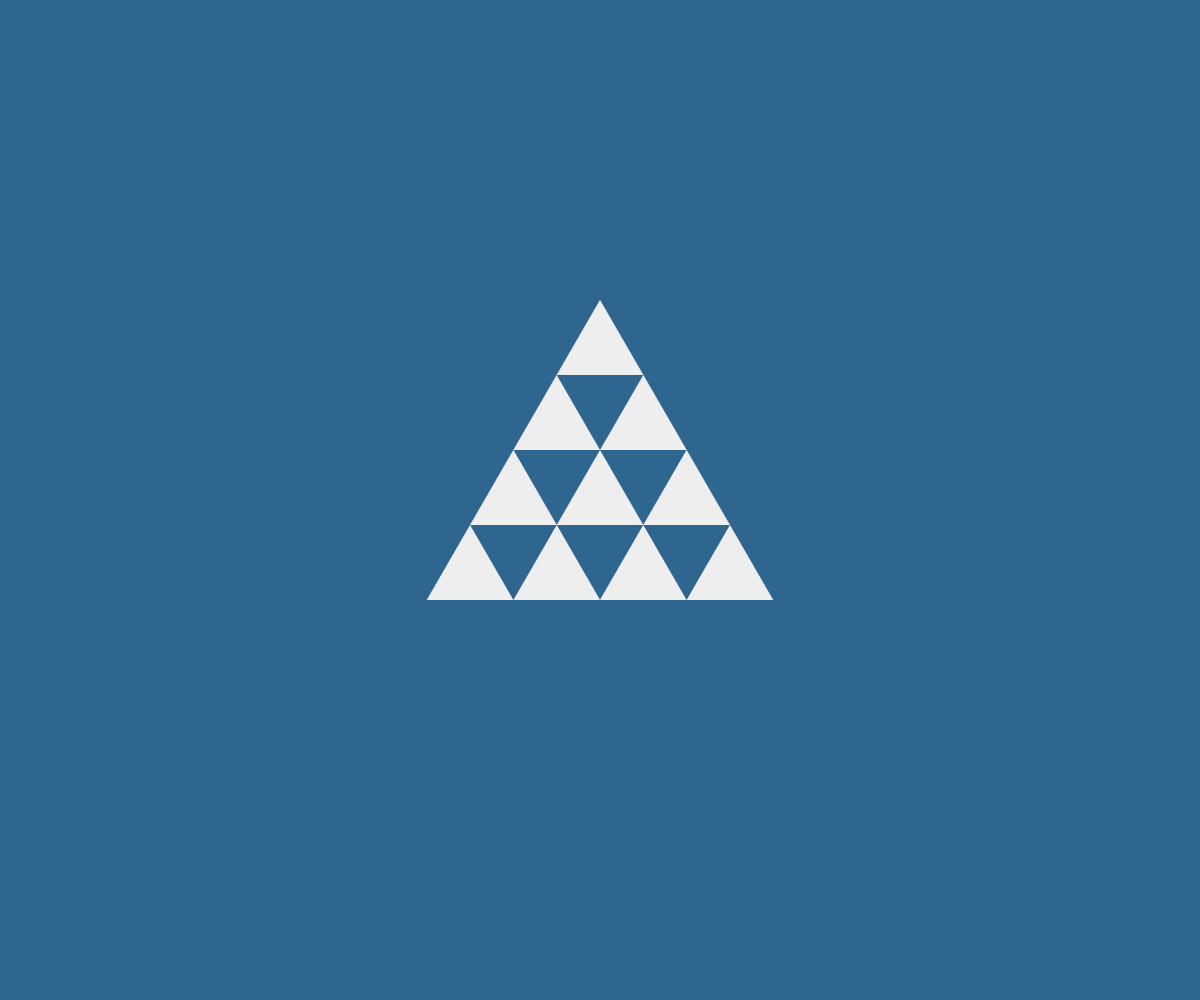
Frame 1 (no input)
Frame 2 (the mouse pressed at the canvas centre, redrawn once): identical to frame 1, image omitted

The p5.js sketch that drew this single still picture (run headless with seeded random() and noise() and a simulated clock; the mouse was pressed at the canvas centre and the sketch redrawn once):

// p5.js sketch
// ── sketch.js
"use strict"

const COLORS = ["#3a7ca5", "#d9dcd6", "#16425b", "#81c3d7"];
const WHITE  = "#EEEEEE";
const BLACK  = "#2f6690";

function setup(){
	createCanvas(windowWidth, windowHeight);
	angleMode(DEGREES); imageMode(CENTER);
	textAlign(CENTER, BOTTOM); textSize(10);
	frameRate(32); noLoop();
}

function draw(){
	background(BLACK);
	noFill(); noStroke();

	stroke(255); strokeWeight(1);

	const cX = width / 2;
	const cY = height / 2;
	const len = 200;
	const gasket = new Gasket();
	gasket.draw(cX, cY, len, 3, WHITE);
}

function getColor(colors){
	return colors[floor(random()*colors.length)];
}

class Gasket{

	constructor(){
		console.log("Gasket");
	}

	draw(x, y, len, depth, c){
		//line(sX, sY, eX, eY);

		const deg = -90;
		const aX = x + len * cos(deg);
		const aY = y + len * sin(deg);
		const bX = x + len * cos(deg+120);
		const bY = y + len * sin(deg+120);
		const cX = x + len * cos(deg+240);
		const cY = y + len * sin(deg+240);
		const points = [[aX, aY], [bX, bY], [cX, cY]];
		this.drawUnit(points, depth, c);
	}

	drawUnit(points, depth, c){
		if(depth <= 0) return;

		noStroke(); fill(c);

		beginShape();
		for(let point of points){
			vertex(point[0], point[1]);
		}
		endShape(CLOSE);

		const pA = this.getMid(points[0], points[1]);
		const pB = this.getMid(points[1], points[2]);
		const pC = this.getMid(points[2], points[0]);

		this.drawUnit([pA, pB, pC], depth-1, c);// Center

		c = ((c == WHITE)?BLACK:WHITE);
		noStroke(); fill(c);
		this.drawUnit([points[0], pA, pC], depth-1, c);// Top
		this.drawUnit([points[1], pA, pB], depth-1, c);// Top
		this.drawUnit([points[2], pB, pC], depth-1, c);// Top
	}

	getMid(pA, pB){
		const x = (pA[0] + pB[0]) / 2;
		const y = (pA[1] + pB[1]) / 2;
		return [x, y];
	}
}
